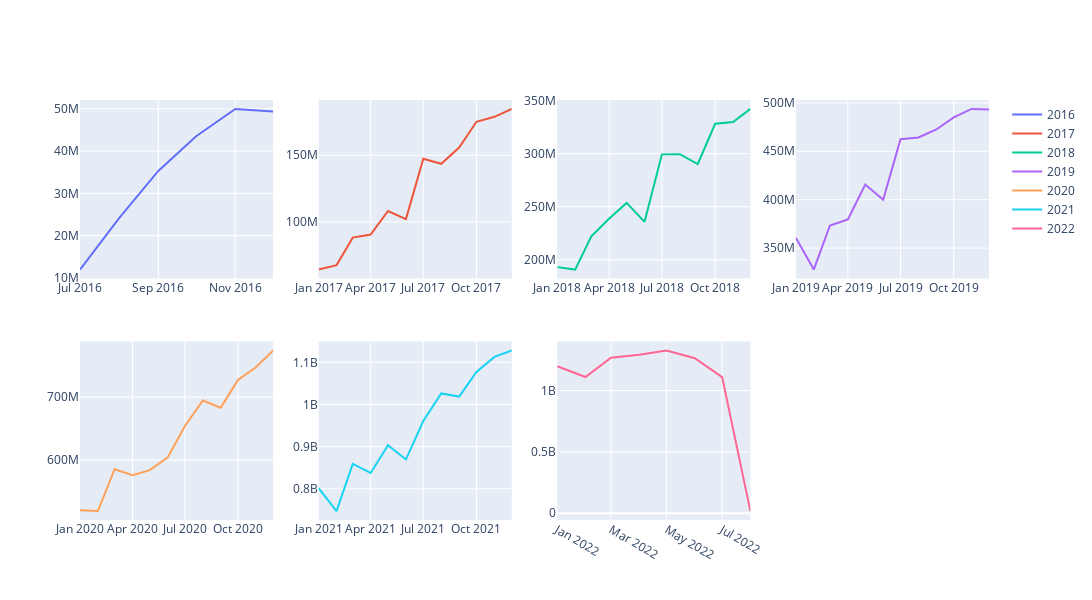

Write notebook code for a chart like this one.
### Code cell
fig = make_subplots(rows=2, cols=4)
fig.update_layout(width=1500,height=600)

fig.add_trace(
    go.Scatter(x=amount__month_trend[amount__month_trend['access_ym'].str.contains('2016')]["access_ym"], 
               y=amount__month_trend[amount__month_trend['access_ym'].str.contains('2016')]["total_sales"], 
               mode='lines', name='2016'),
    row=1, col=1
)
fig.add_trace(
    go.Scatter(x=amount__month_trend[amount__month_trend['access_ym'].str.contains('2017')]["access_ym"], 
               y=amount__month_trend[amount__month_trend['access_ym'].str.contains('2017')]["total_sales"], 
               mode='lines', name='2017'),
    row=1, col=2
)
fig.add_trace(
    go.Scatter(x=amount__month_trend[amount__month_trend['access_ym'].str.contains('2018')]["access_ym"], 
               y=amount__month_trend[amount__month_trend['access_ym'].str.contains('2018')]["total_sales"], 
               mode='lines', name='2018'),
    row=1, col=3
)
fig.add_trace(
    go.Scatter(x=amount__month_trend[amount__month_trend['access_ym'].str.contains('2019')]["access_ym"], 
               y=amount__month_trend[amount__month_trend['access_ym'].str.contains('2019')]["total_sales"], 
               mode='lines', name='2019'),
    row=1, col=4
)
fig.add_trace(
    go.Scatter(x=amount__month_trend[amount__month_trend['access_ym'].str.contains('2020')]["access_ym"], 
               y=amount__month_trend[amount__month_trend['access_ym'].str.contains('2020')]["total_sales"], 
               mode='lines', name='2020'),
    row=2, col=1
)
fig.add_trace(
    go.Scatter(x=amount__month_trend[amount__month_trend['access_ym'].str.contains('2021')]["access_ym"], 
               y=amount__month_trend[amount__month_trend['access_ym'].str.contains('2021')]["total_sales"], 
               mode='lines', name='2021'),
    row=2, col=2
)
fig.add_trace(
    go.Scatter(x=amount__month_trend[amount__month_trend['access_ym'].str.contains('2022')]["access_ym"], 
               y=amount__month_trend[amount__month_trend['access_ym'].str.contains('2022')]["total_sales"], 
               mode='lines', name='2022'),
    row=2, col=3
)
fig.show()

### Figure 1 — Plotly figure (JSON) as saved in the notebook; plotly's stock layout.template omitted (floating-point values rounded to 4 significant figures)
{"data": [{"mode": "lines", "name": "2016", "type": "scatter", "x": ["2016-07", "2016-08", "2016-09", "2016-10", "2016-11", "2016-12"], "xaxis": "x", "y": [11996653, 24151929, 35297654, 43512026, 49959015, 49324540], "yaxis": "y"}, {"mode": "lines", "name": "2017", "type": "scatter", "x": ["2017-01", "2017-02", "2017-03", "2017-04", "2017-05", "2017-06", "2017-07", "2017-08", "2017-09", "2017-10", "2017-11", "2017-12"], "xaxis": "x2", "y": [64163887, 67527956, 88158420, 90519989, 108160889, 102086083, 147437497, 143572382, 155830453, 175175884, 178868021, 184805373], "yaxis": "y2"}, {"mode": "lines", "name": "2018", "type": "scatter", "x": ["2018-01", "2018-02", "2018-03", "2018-04", "2018-05", "2018-06", "2018-07", "2018-08", "2018-09", "2018-10", "2018-11", "2018-12"], "xaxis": "x3", "y": [193071476, 190765401, 222163695, 238930056, 253582046, 235730232, 299320731, 299506085, 290233247, 328152875, 329739760, 342144327], "yaxis": "y3"}, {"mode": "lines", "name": "2019", "type": "scatter", "x": ["2019-01", "2019-02", "2019-03", "2019-04", "2019-05", "2019-06", "2019-07", "2019-08", "2019-09", "2019-10", "2019-11", "2019-12"], "xaxis": "x4", "y": [360606667, 327791194, 373393749, 379665254, 415668193, 399845011, 462502545, 464255308, 472521579, 484966771, 493773286, 493170320], "yaxis": "y4"}, {"mode": "lines", "name": "2020", "type": "scatter", "x": ["2020-01", "2020-02", "2020-03", "2020-04", "2020-05", "2020-06", "2020-07", "2020-08", "2020-09", "2020-10", "2020-11", "2020-12"], "xaxis": "x5", "y": [520580141, 519233737, 585635245, 576035546, 584125110, 604224803, 654218041, 694622404, 683332599, 727227232, 747372892, 774137130], "yaxis": "y5"}, {"mode": "lines", "name": "2021", "type": "scatter", "x": ["2021-01", "2021-02", "2021-03", "2021-04", "2021-05", "2021-06", "2021-07", "2021-08", "2021-09", "2021-10", "2021-11", "2021-12"], "xaxis": "x6", "y": [801527121, 746982711, 859133328, 837487446, 903506410, 869386059, 960682693, 1026227874, 1018795285, 1077034165, 1112849538, 1128261670], "yaxis": "y6"}, {"mode": "lines", "name": "2022", "type": "scatter", "x": ["2022-01", "2022-02", "2022-03", "2022-04", "2022-05", "2022-06", "2022-07", "2022-08"], "xaxis": "x7", "y": [1197766262, 1110105411, 1267528257, 1292477204, 1327036385, 1262903603, 1109377062, 17036356], "yaxis": "y7"}], "layout": {"height": 600, "width": 1500, "xaxis": {"anchor": "y", "domain": [0, 0.2125]}, "xaxis2": {"anchor": "y2", "domain": [0.2625, 0.475]}, "xaxis3": {"anchor": "y3", "domain": [0.525, 0.7375]}, "xaxis4": {"anchor": "y4", "domain": [0.7875, 1]}, "xaxis5": {"anchor": "y5", "domain": [0, 0.2125]}, "xaxis6": {"anchor": "y6", "domain": [0.2625, 0.475]}, "xaxis7": {"anchor": "y7", "domain": [0.525, 0.7375]}, "xaxis8": {"anchor": "y8", "domain": [0.7875, 1]}, "yaxis": {"anchor": "x", "domain": [0.575, 1]}, "yaxis2": {"anchor": "x2", "domain": [0.575, 1]}, "yaxis3": {"anchor": "x3", "domain": [0.575, 1]}, "yaxis4": {"anchor": "x4", "domain": [0.575, 1]}, "yaxis5": {"anchor": "x5", "domain": [0, 0.425]}, "yaxis6": {"anchor": "x6", "domain": [0, 0.425]}, "yaxis7": {"anchor": "x7", "domain": [0, 0.425]}, "yaxis8": {"anchor": "x8", "domain": [0, 0.425]}}}
